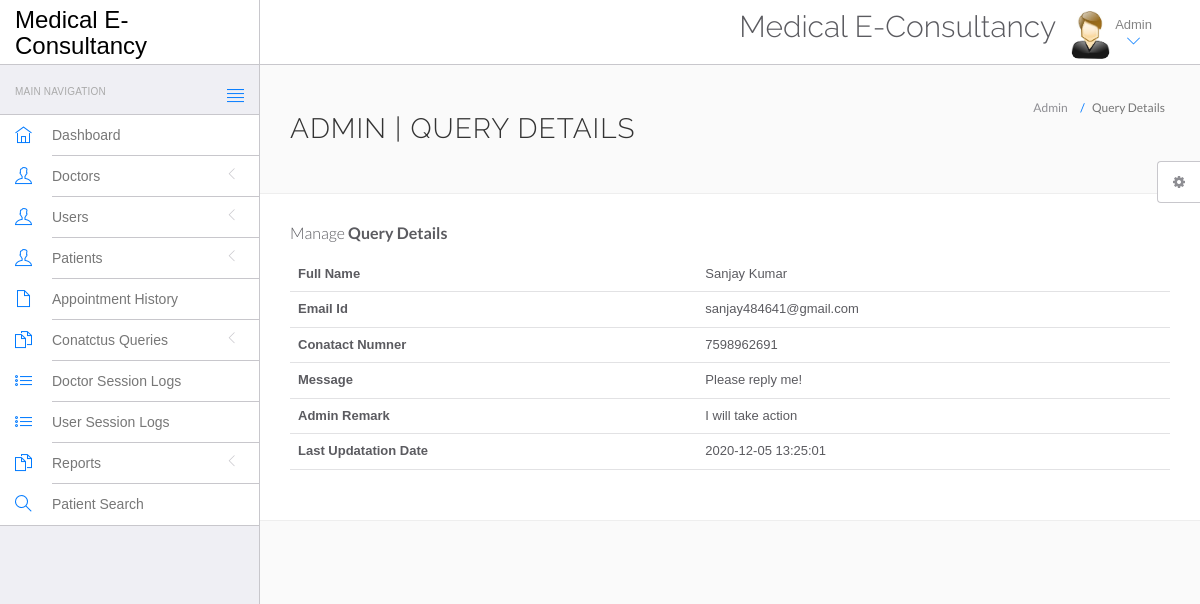
Screenshot of /hms/admin/query-details.php?id=4 (signed in) with the database file from the repository.
### tables this page shows
CREATE TABLE `tblcontactus` (
  `id` int(11) NOT NULL,
  `fullname` varchar(255) DEFAULT NULL,
  `email` varchar(255) DEFAULT NULL,
  `contactno` bigint(12) DEFAULT NULL,
  `message` mediumtext DEFAULT NULL,
  `PostingDate` timestamp NULL DEFAULT current_timestamp(),
  `AdminRemark` mediumtext DEFAULT NULL,
  `LastupdationDate` timestamp NULL DEFAULT NULL ON UPDATE current_timestamp(),
  `IsRead` int(11) DEFAULT NULL
);

### hms/admin/query-details.php (the view, shortened to what this page needs)
<?php
include('include/config.php');
?>
<!DOCTYPE html>
<html lang="en">
	<head>
		<link rel="stylesheet" href="vendor/bootstrap/css/bootstrap.min.css">
		<link rel="stylesheet" href="vendor/fontawesome/css/font-awesome.min.css">
		<link rel="stylesheet" href="vendor/themify-icons/themify-icons.min.css">
		<link href="vendor/animate.css/animate.min.css" rel="stylesheet" media="screen">
		<link href="vendor/perfect-scrollbar/perfect-scrollbar.min.css" rel="stylesheet" media="screen">
		<link href="vendor/switchery/switchery.min.css" rel="stylesheet" media="screen">
		<link href="vendor/bootstrap-touchspin/jquery.bootstrap-touchspin.min.css" rel="stylesheet" media="screen">
		<link href="vendor/select2/select2.min.css" rel="stylesheet" media="screen">
		<link href="vendor/bootstrap-datepicker/bootstrap-datepicker3.standalone.min.css" rel="stylesheet" media="screen">
		<link href="vendor/bootstrap-timepicker/bootstrap-timepicker.min.css" rel="stylesheet" media="screen">
		<link rel="stylesheet" href="assets/css/styles.css">
		<link rel="stylesheet" href="assets/css/plugins.css">
		<link rel="stylesheet" href="assets/css/themes/theme-1.css" id="skin_color" />
	</head>
	<body>
		<div id="app">
<?php include('include/sidebar.php');?>
			<div class="app-content">
						<?php include('include/header.php');?>
				<div class="main-content" >
					<div class="wrap-content container" id="container">
						<section id="page-title">
							<div class="row">
								<div class="col-sm-8">
									<h1 class="mainTitle">Admin | Query Details</h1>
																	</div>
								<ol class="breadcrumb">
									<li>
										<span>Admin</span>
									</li>
									<li class="active">
										<span>Query Details</span>
									</li>
								</ol>
							</div>
						</section>
						<div class="container-fluid container-fullw bg-white">
									<div class="row">
								<div class="col-md-12">
									<h5 class="over-title margin-bottom-15">Manage <span class="text-bold">Query Details</span></h5>
									<table class="table table-hover" id="sample-table-1">
										<tbody>
<?php
$qid=intval($_GET['id']);
$sql=mysqli_query($con,"select * from tblcontactus where id='$qid'");
while($row=mysqli_fetch_array($sql))
{
?>
											<tr>
												<th>Full Name</th>
												<td><?php echo $row['fullname'];?></td>
											</tr>
											<tr>
												<th>Email Id</th>
												<td><?php echo $row['email'];?></td>
											</tr>
											<tr>
												<th>Conatact Numner</th>
												<td><?php echo $row['contactno'];?></td>
											</tr>
											<tr>
												<th>Message</th>
												<td><?php echo $row['message'];?></td>
												</tr>
<?php if($row['AdminRemark']==""){?>
<form name="query" method="post">
	<tr>
												<th>Admin Remark</th>
												<td><textarea name="adminremark" class="form-control" required="true"></textarea></td>
												</tr>
												<tr>
													<td>&nbsp;</td>
													<td>
														<button type="submit" class="btn btn-primary pull-left" name="update">
		Update <i class="fa fa-arrow-circle-right"></i>
								</button>
													</td>
												</tr>
</form>
													<?php } else {?>
	<tr>
												<th>Admin Remark</th>
												<td><?php echo $row['AdminRemark'];?></td>
												</tr>
<tr>
												<th>Last Updatation Date</th>
												<td><?php echo $row['LastupdationDate'];?></td>
												</tr>
											<?php
											 }} ?>
										</tbody>
									</table>
								</div>
							</div>
								</div>
							</div>
						</div>
					</div>
				</div>
	<?php include('include/setting.php');?>
	</body>
</html>

### hms/admin/assets/css/themes/theme-1.css (style rules this page uses)
body { background: #FAFAFA; }

### rows the page displays
tblcontactus: fullname "Sanjay Kumar", email "sanjay484641@gmail.com", contactno "7598962691", message "Please reply me!", AdminRemark "I will take action", LastupdationDate "2020-12-05 13:25:01"
